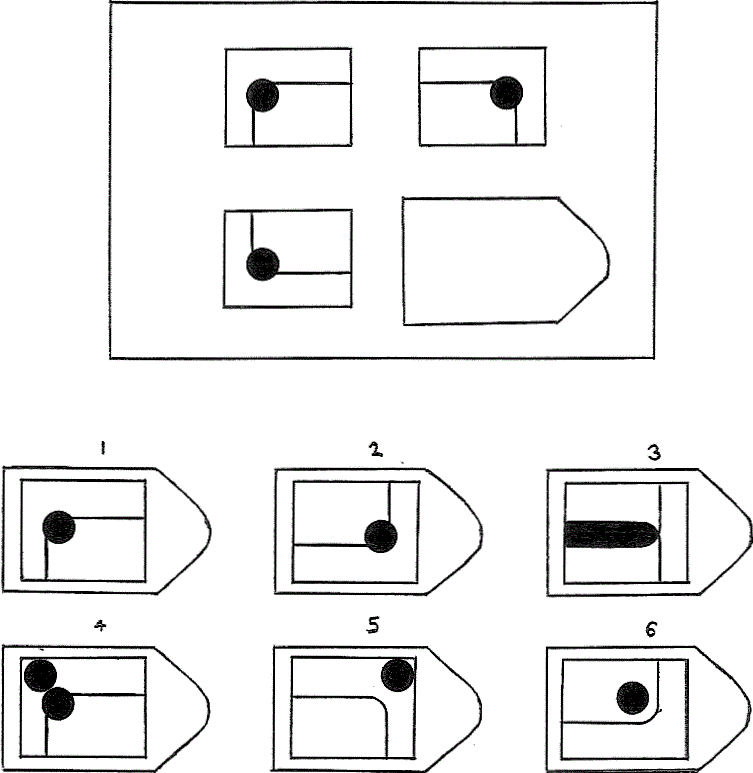
#> input picture problems/X1.gif, 753 x 773 px
$ python scratch.py   (older library calls are emulated)
#> lines starting #> are read from the running program, lines starting #| are printed output that depends on the picture; after the words box and inside, x2 and y2 are one past the last pixel; in counts of white or black regions, pixels touching at a corner belong together
### utils.py
import inspect
import json
from matplotlib import pyplot as plt
import numpy as np
from skimage import measure
import copy
from skimage.transform import resize


def rgb_to_binary(img, bg_color, tolerance):
    """
    convert img to a binary image (0, 1)
    :param img: image to be converted
    :param bg_color: background color
    :param tolerance:  tolerance
    :return: binary image
    """

    rgb = img[:, :, : 3]

    return np.logical_not(np.average(abs(rgb - bg_color), axis = -1) < tolerance)


# [8 lines left out: function grey_to_binary, not called in this run]


def cut(img, rectangles, show_me = False):
    """
    cut our the rectangles from the img
    :param img: img
    :param rectangles: lists of [x1, x2, y1, y2]
    :return:
    """
    imgs = []
    for rect in rectangles:
        [x1, x2, y1, y2] = rect
        imgs.append(img[y1: y2, x1: x2])

    if show_me:
        fig, axs = plt.subplots(1, len(imgs))
        for img, ax in zip(imgs, axs.flatten()):
            ax.imshow(img, cmap = "binary")
        plt.show()

    return imgs


def pad(img, r, show_me):
    """

    :param img:
    :param r:
    :return:
    """

    y_shape, x_shape = img.shape[:2]
    y_pad = round(y_shape * r)
    x_pad = round(x_shape * r)

    padded = np.pad(img,
                    ((y_pad, y_pad), (x_pad, x_pad), (0, 0)),
                    mode = "constant",
                    constant_values = img.max())

    if show_me:
        plt.imshow(padded)
        plt.show()

    return padded


# [185 lines left out: functions extract_components, trim_binary_image, erase_noise_point, align, find_best, sum_score and 6 more, not called in this run]


def where_is_center(img):
    img_shape_y, img_shape_x = img.shape
    return (img_shape_x - 1) / 2, (img_shape_y - 1) / 2


# [102 lines left out: functions save_data, save_image, save_json, superimpose, is_injective, make_stub and 2 more, not called in this run]


# [14 lines of commented-out code are left out]

### RectSelector.py
from matplotlib import pyplot as plt
import numpy as np


class RectSelector:

    def __init__(self, img):
        self.rect_x = []
        self.rect_y = []
        self.rects = None
        fig, ax = plt.subplots()
        ax.imshow(img, cmap  = 'binary')
        self.cid_press = fig.canvas.mpl_connect('button_press_event', self.on_press)
        self.cid_release = fig.canvas.mpl_connect('button_release_event', self.on_release)
        self.cid_close = fig.canvas.mpl_connect('close_event', self.on_close)
        plt.show()

    # [15 lines left out: functions on_press, on_release, on_close, not called in this run]

### scratch.py

from matplotlib import pyplot as plt
import numpy as np
from skimage.transform import rescale
from RectSelector import RectSelector
import utils
import operas
import metrics

# preprocessing
raw_img = rescale(image = plt.imread("./problems/X1.gif"),
                  scale = (0.25, 0.25, 1))
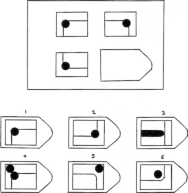
#> raw_img: shape (193, 188, 4) float64; mean R, G, B, A 0.934, 0.934, 0.934, 1; transparent parts drawn white

raw_img = utils.pad(raw_img, r = 0.05, show_me = True)
#> in pad, `padded = np.pad(img, ((y_pad, y_pad), (x_pad, x_pad), (0, 0)), mode = ..`:
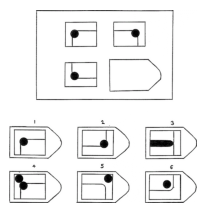
#> padded: shape (213, 206, 4) float64; mean R, G, B, A 0.946, 0.946, 0.946, 1; transparent parts drawn white

bin_img = utils.rgb_to_binary(raw_img, [1, 1, 1], 0.2)
#> in rgb_to_binary, `return np.logical_not(np.average(abs(rgb - bg_color), axis = -1) < tol..`:
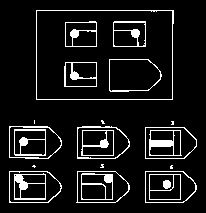
#> returned value: shape (213, 206) bool; 9.1% white in thin lines or dots, all inside (x1, y1, x2, y2) = (9, 10, 197, 203)

rect_selector = RectSelector(bin_img)

rectangles = rect_selector.rects

imgs = utils.cut(bin_img, rectangles, show_me = True)
#> after the loop in cut, `for rect in rectangles:`: imgs = []
#> (the run stopped early here; a loop or call above may not have finished)

$ run again, with problems/Y2.png saved as problems/X1.gif
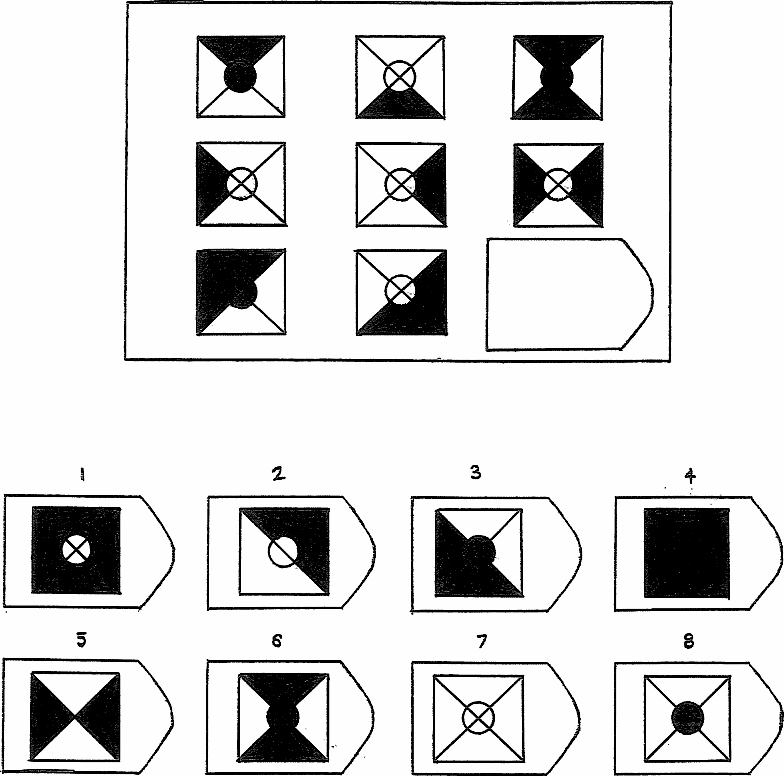
#> input picture problems/Y2.png, 784 x 776 px
#> in pad, `padded = np.pad(img, ((y_pad, y_pad), (x_pad, x_pad), (0, 0)), mode = ..`:
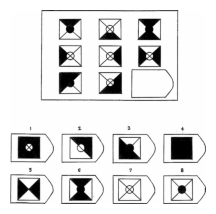
#> padded: shape (214, 216, 4) float64; mean R, G, B, A 0.882, 0.882, 0.882, 1
#> in rgb_to_binary, `return np.logical_not(np.average(abs(rgb - bg_color), axis = -1) < tol..`:
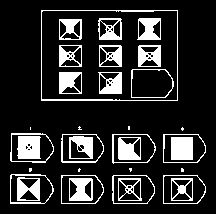
#> returned value: shape (214, 216) bool; 16.4% white; 34 white regions (8 under 20 px), largest, box (x1, y1, x2, y2) and area: (41, 10, 178, 101) 562, (171, 137, 193, 160) 506, (17, 136, 41, 159) 497
#> after the loop in cut, `for rect in rectangles:`: imgs = []

$ run again, with problems/f1.png saved as problems/X1.gif
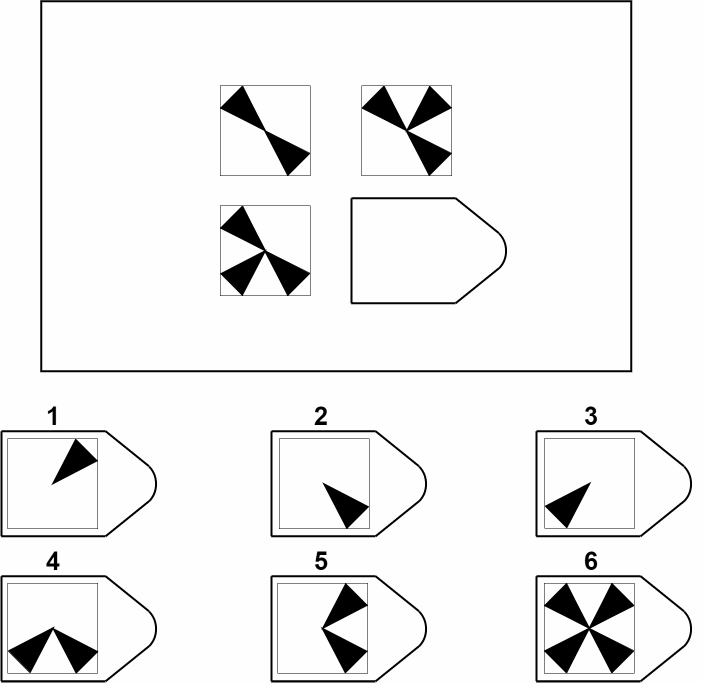
#> input picture problems/f1.png, 1406 x 1365 px (shown at 1/2 size)
#> in pad, `padded = np.pad(img, ((y_pad, y_pad), (x_pad, x_pad), (0, 0)), mode = ..`:
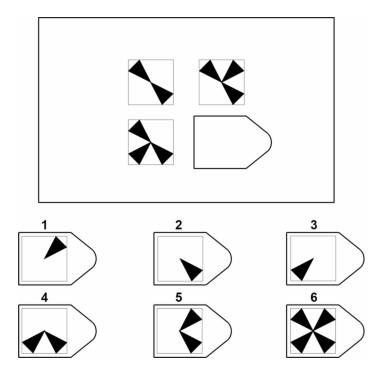
#> padded: shape (375, 388, 4) float64; mean R, G, B, A 0.949, 0.949, 0.949, 1; transparent parts drawn white
#> in rgb_to_binary, `return np.logical_not(np.average(abs(rgb - bg_color), axis = -1) < tol..`:
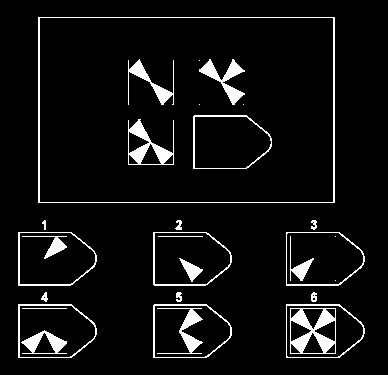
#> returned value: shape (375, 388) bool; 6.3% white; 30 white regions (5 under 20 px), largest, box (x1, y1, x2, y2) and area: (38, 17, 335, 203) 1330, (290, 308, 336, 354) 1061, (128, 119, 174, 165) 793
#> after the loop in cut, `for rect in rectangles:`: imgs = []
